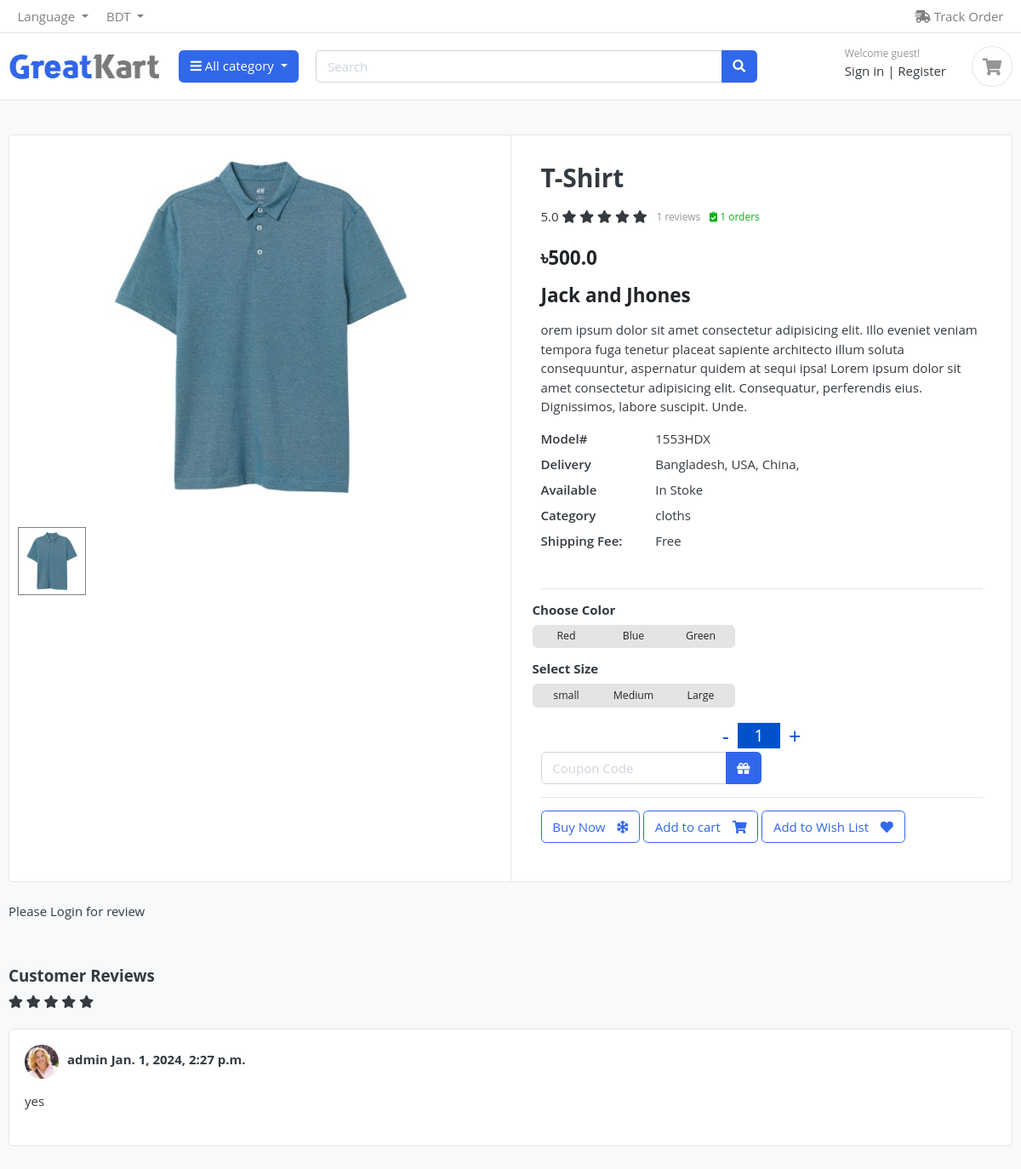
The app's page /product_detail/1/ with its own data.
### products/models/products_model.py (models this page shows, shortened)
class Products(models.Model):
    in_stock=1
    out_of_stock=2
    free=1
    not_free=2
    available = ((in_stock,'In Stoke') , (out_of_stock,'Out of Stock'))
    shipping_fee= ((free,'Free') , (not_free,'Not Free'))
    product_name = models.CharField(max_length=50)
    product_image = models.ImageField(upload_to='products')
    product_price = models.FloatField()
    product_old_price = models.FloatField()
    product_discription = models.TextField()
    model = models.CharField(max_length=50, blank=True, null=True)
    product_brand = models.ForeignKey(Product_Brand, on_delete=models.CASCADE, related_name='product_prand')
    product_category = models.ForeignKey(Product_Categories, on_delete=models.CASCADE, related_name='category')
    product_delivery_country = models.ManyToManyField(Product_Delivery_Country,  null=True, blank=True)
    product_size = models.ManyToManyField(Product_Size_variant,  null=True, blank=True)
    product_color = models.ManyToManyField(Product_Color_Variant,  null=True, blank=True)
    available_choose = models.PositiveSmallIntegerField(choices=available,blank=True, null=True)
    shipping_fee = models.PositiveSmallIntegerField(choices=shipping_fee,blank=True, null=True)
    def averageRating(self):
        reviews = Customer_Review.objects.filter(products=self,status=True).aggregate(average=Avg('rating'))
        avg=0
        if reviews['average'] is not None:
            avg = float(reviews['average'])
        return avg
    def count_reviews(self):
        reviews = Customer_Review.objects.filter(products=self,status=True).aggregate(count=Count('rating'))
        count=0
        if reviews['count'] is not None:
            avg = int(reviews['count'])
        return avg

class Customer_Review(models.Model):
    user = models.ForeignKey(User, on_delete=models.CASCADE, related_name='customer_review')
    products = models.ForeignKey(Products, on_delete=models.CASCADE, related_name='products_review')
    comment_title = models.CharField(max_length=200,null=True,blank=True)
    comment_area = models.TextField(blank=True, null=True)
    ip = models.CharField(max_length=200,null=True,blank=True)
    status = models.BooleanField(default=True)
    created_date = models.DateTimeField(auto_now_add=True)
    updated_date = models.DateTimeField(auto_now=True)
    rating = models.FloatField(default=0)

### product_categories/models/product_brand.py (models this page shows)
class Product_Brand(models.Model):
    brand_name = models.CharField(max_length=30)
    brand_created = models.DateTimeField(auto_now=True)
    brand_updated = models.DateTimeField(auto_now_add=True)
    def __str__(self) -> str:
        return self.brand_name

### products/models/delivery_country.py (models this page shows, shortened)
class Product_Delivery_Country(models.Model):
    country_name = models.CharField(max_length=50)

### product_categories/models/product_category.py (models this page shows)
class Product_Categories(models.Model):
    category_name = models.CharField(max_length=50)
    category_created = models.DateTimeField(auto_now=True)
    category_updated = models.DateTimeField(auto_now_add=True)
    def __str__(self) -> str:
        return self.category_name

### products/models/product_variation/color_variant.py (models this page shows, shortened)
class Product_Color_Variant(models.Model):
    color_name = models.CharField(max_length=50)
    price = models.FloatField()

### products/models/product_variation/size_variant.py (models this page shows, shortened)
class Product_Size_variant(models.Model):
    size_name = models.CharField(max_length=50)
    price = models.FloatField()

### user_auth/models/user.py (models this page shows, shortened)
class User(AbstractBaseUser, PermissionsMixin):
    ADMIN = 1
    CUSTOMER = 2
    MALE = 1
    FEMALE = 2
    GOOGLE_SIGNUP=1
    GITHUB_SIGNUP=2
    FACEBOOK_SIGNUP=3
    SITE_SIGNUP =4
    ROLE_CHOOSED    =   ((ADMIN, 'admin'),(CUSTOMER, 'customer'),)
    GENDER_CHOOSED  =   ((MALE, 'male'),(FEMALE, 'female'))
    SIGNUP_PLATFORM =   ((GOOGLE_SIGNUP,'Login from Google'),(GITHUB_SIGNUP, 'Login from Github'),(FACEBOOK_SIGNUP,'Login from Facebook'),(SITE_SIGNUP,'Login'),)
    first_name      =   models.CharField(max_length=50, null=True, blank=True)
    last_name       =   models.CharField(max_length=50, null=True, blank=True)
    username        =   models.CharField(max_length=50, unique=True)
    email           =   models.EmailField(max_length=100, unique=True)
    role            =   models.PositiveSmallIntegerField(choices=ROLE_CHOOSED,
                                                                              blank=True, null=True)
    gender_choosed  =   models.PositiveSmallIntegerField(choices=GENDER_CHOOSED,
                                                                              blank=True, null=True)
    sign_up_platform=   models.PositiveSmallIntegerField(choices=SIGNUP_PLATFORM,
                                                                              blank=True, null=True)
    date_joined     =   models.DateTimeField(auto_now_add=True)
    last_login      =   models.DateTimeField(auto_now_add=True)
    created_date    =   models.DateTimeField(auto_now_add=True)
    modify_date     =   models.DateTimeField(auto_now=True)
    is_admin        =   models.BooleanField(default=False)
    is_staff        =   models.BooleanField(default=False)
    is_active       =   models.BooleanField(default=False)
    is_superuser    =   models.BooleanField(default=False)
    USERNAME_FIELD  =   'email'
    objects         =  UserManager()

### products/views/product_details.py (the view, shortened to what this page needs)
# urls.py: path('product_detail/<int:pk>/', product_detail, name='product_detail'),
def product_detail(request, pk):
    product_details = Products.objects.get(pk=pk)
    reviews_count = Customer_Review.objects.filter(products=product_details).count()
    request_user = request.user
    product_gallery = Product_Gallery.objects.filter(product=product_details)
    total_product_order_count= Products_Ordered.objects.filter(product_name__pk=product_details.pk).count()
    if request.user.is_authenticated:
        add_wish_list_or_not = Wish_List.objects.filter(user=request.user,products__pk=product_details.pk)
        print(" its on wish list", add_wish_list_or_not)
    else:
        add_wish_list_or_not=None
    context={
        'product_details' : product_details,
        'add_wish_list_or_not': add_wish_list_or_not,
        'reviews_count' :reviews_count,
        "request_user": request_user,
        'product_gallery':product_gallery,
        'total_product_order_count' :total_product_order_count,
    }
    if request.user.is_authenticated:
        get_review_product_ordered= Products_Ordered.objects.filter(ordered__user=request.user, product_name__pk=product_details.pk, ordered__status='Completed'  )
        context['get_review_product_ordered']=get_review_product_ordered
    get_code = request.POST.get('get_code')
    return render(request, 'product_page/product_details.html', context=context)

### templates/product_page/product_details.html (shortened to what this page needs)
{% extends 'base/base.html' %}
{% load static %}
{% block headers %}
{% include 'include/main_include_file.html' %}
{% endblock headers %}
{% block body %}
<section class="section-content padding-y bg">
    <div class="container">
     <div class="card">
        <div class="row no-gutters">
            <aside class="col-md-6">
    <article class="gallery-wrap">
        <div class="img-big-wrap mainImage">
           <center><img src="/media/{{product_details.product_image}}"></center>
        </div>
    </article>
    <ul class='thumbs'  >
      <li >
        <a href="{{product_details.product_image.url}}" target="mainImage"><img src="{{product_details.product_image.url}}" alt="Product Image" ></a>
      </li>
    </ul>
            </aside>
            <main class="col-md-6 border-left">
    <article class="content-body">
    <h2 class="title">{{product_details.product_name}}</h2>
    <div class="rating-wrap my-3">
      <div class="rating-star">
        <span>
          {% if product_details.averageRating %}
          {{product_details.averageRating}}
              <i class="fa fa-star{% if product_details.averageRating < 0.5 %}-o{% elif product_details.averageRating >= 0.5 and product_details.averageRating < 1  %}-half-o{% endif %}"></i>
              <i class="fa fa-star{% if product_details.averageRating < 1.5 %}-o{% elif product_details.averageRating >= 1.5 and product_details.averageRating < 2  %}-half-o{% endif %}"></i>
              <i class="fa fa-star{% if product_details.averageRating < 2.5 %}-o{% elif product_details.averageRating >= 2.5 and product_details.averageRating < 3  %}-half-o{% endif %}"></i>
              <i class="fa fa-star{% if product_details.averageRating < 3.5 %}-o{% elif product_details.averageRating >= 3.5 and product_details.averageRating < 4  %}-half-o{% endif %}"></i>
              <i class="fa fa-star{% if product_details.averageRating < 4.5 %}-o{% elif product_details.averageRating >= 4.5 and product_details.averageRating < 5  %}-half-o{% endif %}"></i>
              <small class="label-rating text-muted">{{product_details.count_reviews}} reviews</small>
              <small class="label-rating text-success"> <i class="fa fa-clipboard-check"></i> {{total_product_order_count}} orders </small>
              {% else %}
              <small class="label-rating text-muted">No reviews Yet</small>
              <small class="label-rating text-success"> <i class="fa fa-clipboard-check"></i> {{total_product_order_count}} orders </small>
              {% endif %}
    </span>
  </div>
     <br>
    <div class="mb-3">
         <var class="price h4">
          {% if depend_on_size_price %}
          &#2547;{{depend_on_size_price}}
         {% else %}
          &#2547;{{product_details.product_price}}
          {% endif %}
        </var>
    </div>
    <div class="mb-3">
      <var class="price h4">{{product_details.product_brand}} </var>
  </div>
    <p> {{product_details.product_discription}}</p>
    <dl class="row">
      <dt class="col-sm-3">Model#</dt>
      <dd class="col-sm-9">{{product_details.model}}</dd>
      <dt class="col-sm-3">Delivery</dt>
      <dd class="col-sm-9">
        {% for delivery_country in product_details.product_delivery_country.all  %}
        {{delivery_country.country_name}},
        {% endfor %}
       </dd>
       <dt class="col-sm-3">Available</dt>
       <dd class="col-sm-9">{{product_details.get_available_choose_display}}</dd>
       <dt class="col-sm-3">Category</dt>
       <dd class="col-sm-9">{{product_details.product_category}}</dd>
       <dt class="col-sm-3">Shipping Fee:</dt>
       <dd class="col-sm-9">{{product_details.get_shipping_fee_display}}</dd>
    </dl>
    <br>
    <hr>
    {% if product_details.product_color.count %}
        <div class="row">
            <div class="item-option-select">
                <h6>Choose Color</h6>
                <div class="btn-group btn-group-sm btn-group-toggle" data-toggle="buttons">
                 {% for colors in product_details.product_color.all %}
                  <label class="btn btn-light">
                    <input type="radio" name="color" onchange="get_color_name('{{colors.color_name}}')" checked value=""> {{colors.color_name}}
                  </label>
                  {% endfor %}
                </div>
            </div>
        </div>
        {% endif %}
       {% if product_details.product_size.count %}
        <div class="row">
            <div class="item-option-select">
                <h6>Select Size</h6>
                <div class="btn-group btn-group-sm btn-group-toggle" data-toggle="buttons">
                  {% for size in product_details.product_size.all %}
                  <label class="btn btn-light">
                    <input type="radio" name="size" {% if selected_size == size.size_name %} checked {% endif %} onchange="get_size_name('{{size.size_name}}')" value="" > {{size.size_name}}
                  </label>
                  {% endfor %}
                </div>
            </div>
        </div>
        {% endif %}
        <div class="counter">
          <span class="down" onClick='decreaseCount(event, this)'>-</span>
          <input type="text" value="1" name="quantity">
          <span class="up" onClick='increaseCount(event, this)'>+</span>
        </div>
        <div>
          <form method ="POST" action="#" class="search">
            <div class="input-group w-50">
                <input type="text" class="form-control" style="width:60%;" name='get_code' placeholder="Coupon Code">
                <div class="input-group-append">
                <button class="btn btn-primary" type="submit">
                    <i class="fa fa-gift" aria-hidden="true"></i>
                </button>
                </div>
            </div>
        </form>
        </div>
          <hr>
            <a href="{% url 'buy_now' pk=product_details.pk %}" class="btn  btn-outline-primary"> <span class="text">Buy Now</span> <i class="fas fa-snowflake"></i>  </a>
          {% if selected_size %}
          <a href="{% url 'add_to_cart' product_details.pk %}?size={{selected_size}} " class="btn  btn-outline-primary"> <span class="text">Add to cart</span> <i class="fas fa-shopping-cart"></i>  </a>
          {% else %}
          <a href="{% url 'add_to_cart' product_details.pk %} " class="btn  btn-outline-primary"> <span class="text">Add to cart</span> <i class="fas fa-shopping-cart"></i>  </a>
          {% endif %}
          {% if add_wish_list_or_not %}
          <p href="" class="btn  btn-outline-primary"> <span class="text">Already Added Wish List</span> <i class="fa fa-heart"></i>  </p>
          {% else %}
          <a href="{% url 'add_to_wish_list' product_details.pk %} " class="btn  btn-outline-primary"> <span class="text">Add to Wish List</span> <i class="fa fa-heart"></i>  </a>
          {% endif %}
    </article>
            </main>
        </div>
    </div>
    <br>
    {% include "include/user_review.html" %}
    {% include "include/fatch_user_review.html" %}
    </div>
    </section>
{% endblock body %}

### templates/include/fatch_user_review.html (shortened to what this page needs)
{% load static %}
{% if product_details.products_review.all %}
<br>
<header class="section-heading">
  <h5>Customer Reviews </h5>
    <div class="rating-star">
      <span>
            <i class="fa fa-star{% if product_details.averageRating < 0.5 %}-o{% elif product_details.averageRating >= 0.5 and product_details.averageRating < 1  %}-half-o{% endif %}"></i>
            <i class="fa fa-star{% if product_details.averageRating < 1.5 %}-o{% elif product_details.averageRating >= 1.5 and product_details.averageRating < 2  %}-half-o{% endif %}"></i>
            <i class="fa fa-star{% if product_details.averageRating < 2.5 %}-o{% elif product_details.averageRating >= 2.5 and product_details.averageRating < 3  %}-half-o{% endif %}"></i>
            <i class="fa fa-star{% if product_details.averageRating < 3.5 %}-o{% elif product_details.averageRating >= 3.5 and product_details.averageRating < 4  %}-half-o{% endif %}"></i>
            <i class="fa fa-star{% if product_details.averageRating < 4.5 %}-o{% elif product_details.averageRating >= 4.5 and product_details.averageRating < 5  %}-half-o{% endif %}"></i>
  </span>
</div>
</header>
<article class="box mb-3">
  {% for reviews in product_details.products_review.all %}
      <div class="icontext w-100">
          <img src="{% static 'images/avatars/avatar1.jpg' %}" class="img-xs icon rounded-circle">
          <div class="text">
            <h6 class="mb-1">{{reviews.user.username}} {{reviews.created_date}} </h6>
          </div>
      </div>
      <div class="mt-3">
          <p>
            {{reviews.comment_area}}
          </p>
      </div>
      {% endfor %}
      <br>
      {% else %}
      <br>
      <h5>No Reviews </h5>
  </article>
  {% endif %}

### records on screen
Products: product_image (picture), product_name "T-Shirt", averageRating "5.0", count_reviews "1", product_price "500.0", product_brand "Jack and Jhones", product_discription "orem ipsum dolor sit amet consectetur adipisicing elit. Illo eveniet veniam tempora fuga tenetur placeat sapiente architecto illum soluta consequuntur, aspernatur quidem at sequi ipsa! Lorem ipsum dolor sit amet consectetur adipisicing elit. Consequatur, perferendis eius. Dignissimos, labore suscipit. Unde.", model "1553HDX", available_choose "In Stoke", product_category "cloths", shipping_fee "Free"
Product_Delivery_Country: country_name "Bangladesh"
Product_Delivery_Country: country_name "USA"
Product_Delivery_Country: country_name "China"
Product_Color_Variant: color_name "Red"
Product_Color_Variant: color_name "Blue"
Product_Color_Variant: color_name "Green"
Product_Size_variant: size_name "small"
Product_Size_variant: size_name "Medium"
Product_Size_variant: size_name "Large"
Customer_Review: user.username "admin", created_date "Jan. 1, 2024, 2:27 p.m.", comment_area "yes"

### other values on screen
{{ total_product_order_count }} "1"
